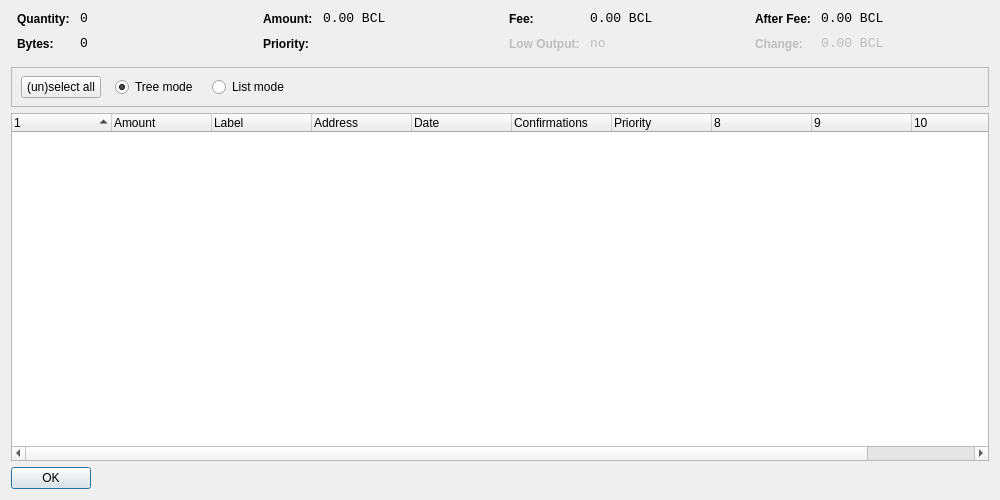
<?xml version="1.0" encoding="UTF-8"?>
<ui version="4.0">
 <class>CoinControlDialog</class>
 <widget class="QDialog" name="CoinControlDialog">
  <property name="geometry">
   <rect>
    <x>0</x>
    <y>0</y>
    <width>1000</width>
    <height>500</height>
   </rect>
  </property>
  <property name="windowTitle">
   <string>Coin Control</string>
  </property>
  <layout class="QVBoxLayout" name="verticalLayout">
   <item>
    <layout class="QHBoxLayout" name="horizontalLayoutTop" stretch="0,0,0,0">
     <property name="topMargin">
      <number>0</number>
     </property>
     <property name="bottomMargin">
      <number>10</number>
     </property>
     <item>
      <layout class="QFormLayout" name="formLayoutCoinControl1">
       <property name="horizontalSpacing">
        <number>10</number>
       </property>
       <property name="verticalSpacing">
        <number>10</number>
       </property>
       <property name="leftMargin">
        <number>6</number>
       </property>
       <property name="rightMargin">
        <number>6</number>
       </property>
       <item row="0" column="0">
        <widget class="QLabel" name="labelCoinControlQuantityText">
         <property name="styleSheet">
          <string notr="true">font-weight:bold;</string>
         </property>
         <property name="text">
          <string>Quantity:</string>
         </property>
        </widget>
       </item>
       <item row="0" column="1">
        <widget class="QLabel" name="labelCoinControlQuantity">
         <property name="font">
          <font>
           <family>Monospace</family>
           <pointsize>10</pointsize>
          </font>
         </property>
         <property name="cursor">
          <cursorShape>IBeamCursor</cursorShape>
         </property>
         <property name="contextMenuPolicy">
          <enum>Qt::ActionsContextMenu</enum>
         </property>
         <property name="text">
          <string notr="true">0</string>
         </property>
         <property name="textInteractionFlags">
          <set>Qt::LinksAccessibleByMouse|Qt::TextSelectableByKeyboard|Qt::TextSelectableByMouse</set>
         </property>
        </widget>
       </item>
       <item row="1" column="0">
        <widget class="QLabel" name="labelCoinControlBytesText">
         <property name="styleSheet">
          <string notr="true">font-weight:bold;</string>
         </property>
         <property name="text">
          <string>Bytes:</string>
         </property>
        </widget>
       </item>
       <item row="1" column="1">
        <widget class="QLabel" name="labelCoinControlBytes">
         <property name="font">
          <font>
           <family>Monospace</family>
           <pointsize>10</pointsize>
          </font>
         </property>
         <property name="cursor">
          <cursorShape>IBeamCursor</cursorShape>
         </property>
         <property name="contextMenuPolicy">
          <enum>Qt::ActionsContextMenu</enum>
         </property>
         <property name="text">
          <string notr="true">0</string>
         </property>
         <property name="textInteractionFlags">
          <set>Qt::LinksAccessibleByMouse|Qt::TextSelectableByKeyboard|Qt::TextSelectableByMouse</set>
         </property>
        </widget>
       </item>
      </layout>
     </item>
     <item>
      <layout class="QFormLayout" name="formLayoutCoinControl2">
       <property name="horizontalSpacing">
        <number>10</number>
       </property>
       <property name="verticalSpacing">
        <number>10</number>
       </property>
       <property name="leftMargin">
        <number>6</number>
       </property>
       <property name="rightMargin">
        <number>6</number>
       </property>
       <item row="0" column="0">
        <widget class="QLabel" name="labelCoinControlAmountText">
         <property name="styleSheet">
          <string notr="true">font-weight:bold;</string>
         </property>
         <property name="text">
          <string>Amount:</string>
         </property>
        </widget>
       </item>
       <item row="0" column="1">
        <widget class="QLabel" name="labelCoinControlAmount">
         <property name="font">
          <font>
           <family>Monospace</family>
           <pointsize>10</pointsize>
          </font>
         </property>
         <property name="cursor">
          <cursorShape>IBeamCursor</cursorShape>
         </property>
         <property name="contextMenuPolicy">
          <enum>Qt::ActionsContextMenu</enum>
         </property>
         <property name="text">
          <string notr="true">0.00 BCL</string>
         </property>
         <property name="textInteractionFlags">
          <set>Qt::LinksAccessibleByMouse|Qt::TextSelectableByKeyboard|Qt::TextSelectableByMouse</set>
         </property>
        </widget>
       </item>
       <item row="1" column="0">
        <widget class="QLabel" name="labelCoinControlPriorityText">
         <property name="styleSheet">
          <string notr="true">font-weight:bold;</string>
         </property>
         <property name="text">
          <string>Priority:</string>
         </property>
        </widget>
       </item>
       <item row="1" column="1">
        <widget class="QLabel" name="labelCoinControlPriority">
         <property name="font">
          <font>
           <family>Monospace</family>
           <pointsize>10</pointsize>
          </font>
         </property>
         <property name="cursor">
          <cursorShape>IBeamCursor</cursorShape>
         </property>
         <property name="contextMenuPolicy">
          <enum>Qt::ActionsContextMenu</enum>
         </property>
         <property name="text">
          <string/>
         </property>
         <property name="textInteractionFlags">
          <set>Qt::LinksAccessibleByMouse|Qt::TextSelectableByKeyboard|Qt::TextSelectableByMouse</set>
         </property>
        </widget>
       </item>
      </layout>
     </item>
     <item>
      <layout class="QFormLayout" name="formLayoutCoinControl3">
       <property name="horizontalSpacing">
        <number>10</number>
       </property>
       <property name="verticalSpacing">
        <number>10</number>
       </property>
       <property name="leftMargin">
        <number>6</number>
       </property>
       <property name="rightMargin">
        <number>6</number>
       </property>
       <item row="0" column="0">
        <widget class="QLabel" name="labelCoinControlFeeText">
         <property name="styleSheet">
          <string notr="true">font-weight:bold;</string>
         </property>
         <property name="text">
          <string>Fee:</string>
         </property>
        </widget>
       </item>
       <item row="0" column="1">
        <widget class="QLabel" name="labelCoinControlFee">
         <property name="font">
          <font>
           <family>Monospace</family>
           <pointsize>10</pointsize>
          </font>
         </property>
         <property name="cursor">
          <cursorShape>IBeamCursor</cursorShape>
         </property>
         <property name="contextMenuPolicy">
          <enum>Qt::ActionsContextMenu</enum>
         </property>
         <property name="text">
          <string notr="true">0.00 BCL</string>
         </property>
         <property name="textInteractionFlags">
          <set>Qt::LinksAccessibleByMouse|Qt::TextSelectableByKeyboard|Qt::TextSelectableByMouse</set>
         </property>
        </widget>
       </item>
       <item row="1" column="0">
        <widget class="QLabel" name="labelCoinControlLowOutputText">
         <property name="enabled">
          <bool>false</bool>
         </property>
         <property name="styleSheet">
          <string notr="true">font-weight:bold;</string>
         </property>
         <property name="text">
          <string>Low Output:</string>
         </property>
        </widget>
       </item>
       <item row="1" column="1">
        <widget class="QLabel" name="labelCoinControlLowOutput">
         <property name="enabled">
          <bool>false</bool>
         </property>
         <property name="font">
          <font>
           <family>Monospace</family>
           <pointsize>10</pointsize>
          </font>
         </property>
         <property name="cursor">
          <cursorShape>IBeamCursor</cursorShape>
         </property>
         <property name="contextMenuPolicy">
          <enum>Qt::ActionsContextMenu</enum>
         </property>
         <property name="text">
          <string notr="true">no</string>
         </property>
         <property name="textInteractionFlags">
          <set>Qt::LinksAccessibleByMouse|Qt::TextSelectableByKeyboard|Qt::TextSelectableByMouse</set>
         </property>
        </widget>
       </item>
      </layout>
     </item>
     <item>
      <layout class="QFormLayout" name="formLayoutCoinControl4">
       <property name="horizontalSpacing">
        <number>10</number>
       </property>
       <property name="verticalSpacing">
        <number>10</number>
       </property>
       <property name="leftMargin">
        <number>6</number>
       </property>
       <property name="rightMargin">
        <number>6</number>
       </property>
       <item row="0" column="0">
        <widget class="QLabel" name="labelCoinControlAfterFeeText">
         <property name="styleSheet">
          <string notr="true">font-weight:bold;</string>
         </property>
         <property name="text">
          <string>After Fee:</string>
         </property>
        </widget>
       </item>
       <item row="0" column="1">
        <widget class="QLabel" name="labelCoinControlAfterFee">
         <property name="font">
          <font>
           <family>Monospace</family>
           <pointsize>10</pointsize>
          </font>
         </property>
         <property name="cursor">
          <cursorShape>IBeamCursor</cursorShape>
         </property>
         <property name="contextMenuPolicy">
          <enum>Qt::ActionsContextMenu</enum>
         </property>
         <property name="text">
          <string notr="true">0.00 BCL</string>
         </property>
         <property name="textInteractionFlags">
          <set>Qt::LinksAccessibleByMouse|Qt::TextSelectableByKeyboard|Qt::TextSelectableByMouse</set>
         </property>
        </widget>
       </item>
       <item row="1" column="0">
        <widget class="QLabel" name="labelCoinControlChangeText">
         <property name="enabled">
          <bool>false</bool>
         </property>
         <property name="styleSheet">
          <string notr="true">font-weight:bold;</string>
         </property>
         <property name="text">
          <string>Change:</string>
         </property>
        </widget>
       </item>
       <item row="1" column="1">
        <widget class="QLabel" name="labelCoinControlChange">
         <property name="enabled">
          <bool>false</bool>
         </property>
         <property name="font">
          <font>
           <family>Monospace</family>
           <pointsize>10</pointsize>
          </font>
         </property>
         <property name="cursor">
          <cursorShape>IBeamCursor</cursorShape>
         </property>
         <property name="contextMenuPolicy">
          <enum>Qt::ActionsContextMenu</enum>
         </property>
         <property name="text">
          <string notr="true">0.00 BCL</string>
         </property>
         <property name="textInteractionFlags">
          <set>Qt::LinksAccessibleByMouse|Qt::TextSelectableByKeyboard|Qt::TextSelectableByMouse</set>
         </property>
        </widget>
       </item>
      </layout>
     </item>
    </layout>
   </item>
   <item>
    <widget class="QFrame" name="frame">
     <property name="minimumSize">
      <size>
       <width>0</width>
       <height>40</height>
      </size>
     </property>
     <property name="frameShape">
      <enum>QFrame::StyledPanel</enum>
     </property>
     <property name="frameShadow">
      <enum>QFrame::Sunken</enum>
     </property>
     <widget class="QWidget" name="horizontalLayoutWidget">
      <property name="geometry">
       <rect>
        <x>10</x>
        <y>0</y>
        <width>781</width>
        <height>41</height>
       </rect>
      </property>
      <layout class="QHBoxLayout" name="horizontalLayoutPanel" stretch="0,0,0,0,0">
       <property name="spacing">
        <number>14</number>
       </property>
       <item>
        <widget class="QPushButton" name="pushButtonSelectAll">
         <property name="sizePolicy">
          <sizepolicy hsizetype="Maximum" vsizetype="Fixed">
           <horstretch>0</horstretch>
           <verstretch>0</verstretch>
          </sizepolicy>
         </property>
         <property name="text">
          <string>(un)select all</string>
         </property>
        </widget>
       </item>
       <item>
        <widget class="QRadioButton" name="radioTreeMode">
         <property name="sizePolicy">
          <sizepolicy hsizetype="Maximum" vsizetype="Fixed">
           <horstretch>0</horstretch>
           <verstretch>0</verstretch>
          </sizepolicy>
         </property>
         <property name="text">
          <string>Tree mode</string>
         </property>
         <property name="checked">
          <bool>true</bool>
         </property>
        </widget>
       </item>
       <item>
        <widget class="QRadioButton" name="radioListMode">
         <property name="sizePolicy">
          <sizepolicy hsizetype="Maximum" vsizetype="Fixed">
           <horstretch>0</horstretch>
           <verstretch>0</verstretch>
          </sizepolicy>
         </property>
         <property name="text">
          <string>List mode</string>
         </property>
        </widget>
       </item>
       <item>
        <spacer name="horizontalSpacer">
         <property name="orientation">
          <enum>Qt::Horizontal</enum>
         </property>
         <property name="sizeHint" stdset="0">
          <size>
           <width>40</width>
           <height>20</height>
          </size>
         </property>
        </spacer>
       </item>
      </layout>
     </widget>
    </widget>
   </item>
   <item>
    <widget class="CoinControlTreeWidget" name="treeWidget">
     <property name="contextMenuPolicy">
      <enum>Qt::CustomContextMenu</enum>
     </property>
     <property name="sortingEnabled">
      <bool>false</bool>
     </property>
     <property name="columnCount">
      <number>11</number>
     </property>
     <attribute name="headerShowSortIndicator" stdset="0">
      <bool>true</bool>
     </attribute>
     <attribute name="headerStretchLastSection">
      <bool>false</bool>
     </attribute>
     <column>
      <property name="text">
       <string/>
      </property>
     </column>
     <column>
      <property name="text">
       <string>Amount</string>
      </property>
     </column>
     <column>
      <property name="text">
       <string>Label</string>
      </property>
     </column>
     <column>
      <property name="text">
       <string>Address</string>
      </property>
     </column>
     <column>
      <property name="text">
       <string>Date</string>
      </property>
     </column>
     <column>
      <property name="text">
       <string>Confirmations</string>
      </property>
      <property name="toolTip">
       <string>Confirmed</string>
      </property>
     </column>
     <column>
      <property name="text">
       <string>Priority</string>
      </property>
     </column>
     <column>
      <property name="text">
       <string/>
      </property>
     </column>
     <column>
      <property name="text">
       <string/>
      </property>
     </column>
     <column>
      <property name="text">
       <string/>
      </property>
     </column>
     <column>
      <property name="text">
       <string/>
      </property>
     </column>
    </widget>
   </item>
   <item>
    <widget class="QDialogButtonBox" name="buttonBox">
     <property name="sizePolicy">
      <sizepolicy hsizetype="Maximum" vsizetype="Fixed">
       <horstretch>0</horstretch>
       <verstretch>0</verstretch>
      </sizepolicy>
     </property>
     <property name="orientation">
      <enum>Qt::Horizontal</enum>
     </property>
     <property name="standardButtons">
      <set>QDialogButtonBox::Ok</set>
     </property>
    </widget>
   </item>
  </layout>
 </widget>
 <customwidgets>
  <customwidget>
   <class>CoinControlTreeWidget</class>
   <extends>QTreeWidget</extends>
   <header>coincontroltreewidget.h</header>
  </customwidget>
 </customwidgets>
 <resources/>
 <connections/>
</ui>
